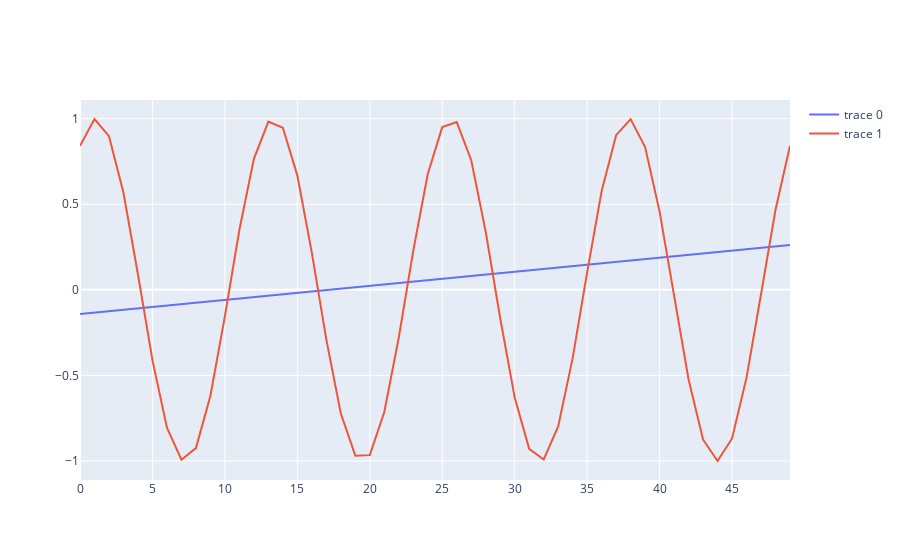

The notebook cell saved with this chart:
### Code cell
go.Figure(
    [go.Scatter(y=expression.eval(X, res.x)), go.Scatter(y=expression.eval(X, [2, 1]))]
)
